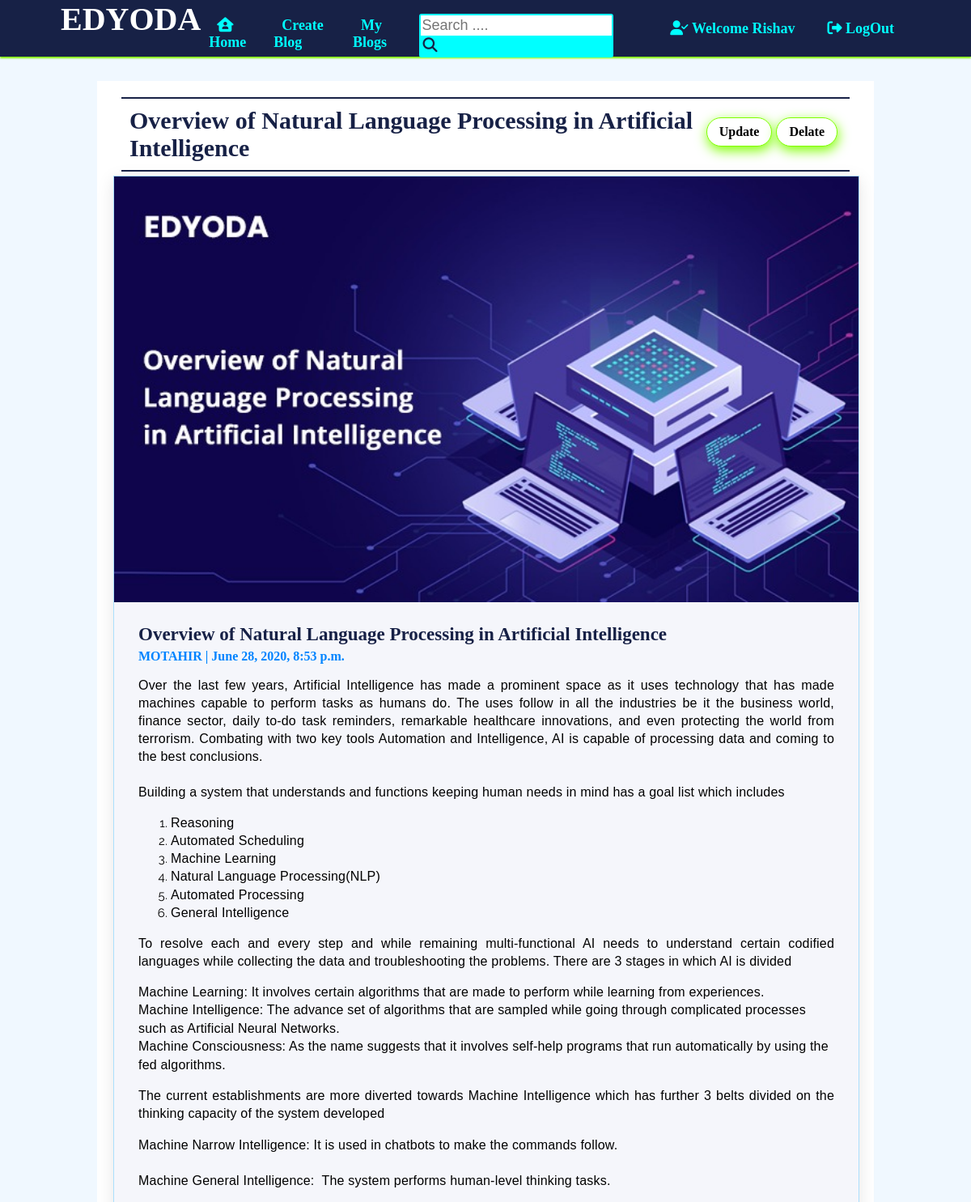
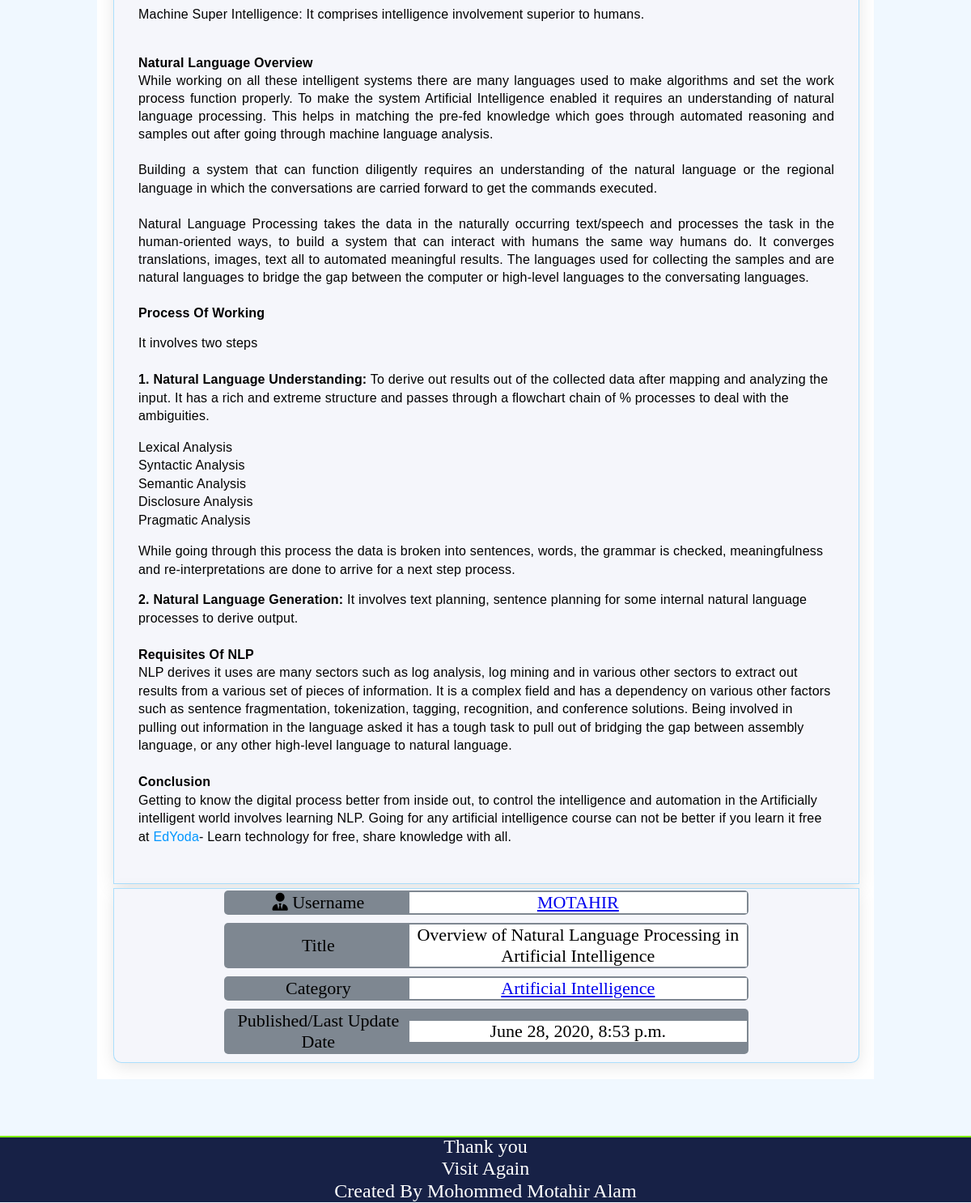
The page /Blog/overview-of-natural-language-processing-in-artificial-intelligence (signed in) on the database its author committed (2 pictures, top to bottom).
### account/models.py (models this page shows)
class User(AbstractUser):
    CATEGORY_CHOICES=[('A','Author'),('R','Reader')]
    email=models.EmailField(unique=True)
    contact=models.CharField(max_length=10)
    image=models.ImageField(upload_to='account/',blank=True)
    bio=models.TextField(blank=True)
    category=models.CharField(choices=CATEGORY_CHOICES,default="R",max_length=1)
    REQUIRED_FIELDS=('email','category','first_name','last_name',)
    def __str__(self):
        return self.username

### blog/models.py (models this page shows, shortened)
class Post(models.Model):
    statuses=[('D','Draft'),('P','Published')]
    title=models.CharField(max_length=250)
    content=models.TextField()
    status=models.CharField(choices=statuses,default="D", max_length=1)
    category=models.ForeignKey(Category,on_delete=models.CASCADE)
    image_url=models.CharField(max_length=1000,blank=True)
    author=models.ForeignKey(get_user_model(), on_delete=models.CASCADE)
    image=models.ImageField(upload_to='blog/',blank=True)
    date=models.DateTimeField(auto_now_add=True)
    slug=models.SlugField(unique = True, blank=True)

class Category(models.Model):
    name=models.CharField(max_length=50)
    description=models.TextField()
    slug=models.SlugField(blank=True)
    def __str__(self):
        return self.name

### blog/views.py (the view)
# urls.py: path("Blog/<slug:slug>",PostDetailView.as_view(),name='Blog Details'),
class PostDetailView(LoginRequiredMixin,generic.DetailView):
    model = Post
    template_name = "blog/Blog Details.html"
    login_url=reverse_lazy('login')

### blog/templates/blog/Blog Details.html
{% extends 'blog/Base.html' %}
{% load static %}
{%block extra_head%}
        <link rel="stylesheet" href="{% static 'blog/css/Blog Details.css'%}"
{%endblock%}
{%block content%}
    <h2>{{post.title}}
        <a class="link" href="{%url 'Update Blog' post.slug%}"><button>Update</button></a>
        <a class="link" href="{%url 'Delete Blog' post.slug%}"><button>Delate</button></a>
    </h2>
    <div class="blogwraper">
        {% if post.image%}
            <div class="image"><img src="{{post.image.url}}" alt="Getting started with Artificial Intelligence" width="100%" height="100%"></div>
        {% else %}
            <div class="image"><img src="{{post.image_url}}" alt="Getting started with Artificial Intelligence" width="100%" height="100%"></div>
        {% endif %}
        <div class="details">
            <p class="heading">{{post.title}}</p>
            <p class="author">{{post.author}}<span> | {{post.date}}</span></p>
            <p>{{post.content|safe}}</p>
        </div>
    </div>
    <div class="blogbottom">
        <div class="field">
            <div class='iconfield'>
                <i class="fas fa-user-tie"></i>
                <span>Username</span>
            </div>
            <div class='userfield'><a class="link_text" href="{%url 'My Blog' post.author%}">{{post.author}}</a></div>
        </div>
        <div class="field">
            <div class='iconfield'>
                <span>Title</span>
            </div>
            <div class='userfield'>{{post.title}}</div>
        </div>
        <div class="field">
            <div class='iconfield'>
                <span>Category</span>
            </div>
            <div class='userfield'><a class="link_text" href="{%url 'Category Page' post.category.slug%}">{{post.category}}</a></div>
        </div>
        <div class="field">
            <div class='iconfield'>
                <span>Published/Last Update Date</span>
            </div>
            <div class='userfield'>{{post.date}}</div>
        </div>
    </div>
{% endblock %}

### blog/templates/blog/Base.html (shortened to what this page needs)
{%load static%}
<!DOCTYPE html>
<html>
    <head>
        <link rel="stylesheet" href="{% static "blog/css/Base.css"%}">
        {% block extra_head %}
        {% endblock %}
    </head>
    <body>
        <header>
            <div id="nav1">
                <span id="Edyoda">EDYODA</span>
                {% if user.is_authenticated %}
                    <a class="link" href="{%url 'home' %}"><span class="nav1"><i class="fas fa-house-user"></i> Home</span></a>
                    <a class="link" href="{%url 'Create Blog' %}"><span class="nav1">Create Blog</span></a>
                    <a class="link" href="{%url 'My Blog' user.get_username%}"><span class="nav1">My Blogs</span></a>
                {% endif %}
                <form class='search_box' method='get' action="{%url 'search'%}">
                    <input class='search_bar' type='search' placeholder='Search ....' name='query' id='query'>
                    <button class='search_btn' type='submit'><i class="fas fa-search"></i></button>
                </form>
            </div>
            <nav id="nav2">
                {%if user.is_authenticated %}
                    <a class="link" href="{%url 'Details' user.id %}"><span class="nav2"><i class="fas fa-user-check"></i> Welcome {{user.get_username}}</span></a>
                    <a class="link" href="{%url 'logout' %}"><span class="nav2"><i class="fas fa-sign-out-alt"></i> LogOut</span></a>
                {% else %}
                    <a class="link" href="{%url 'home' %}"><span class="nav2"><i class="fas fa-home"> </i>Home</span></a>
                    <a class="link" href="{%url 'login' %}"><span class="nav2"><i class="fas fa-sign-in-alt"></i> LogIn</span></a>
                    <a class="link" href="{%url 'Contact Us' %}"><span class="nav2">Contact Us</span></a>
                {% endif %}
            </nav>
        </header>
        <div id="container">
            {% block content %}
            {% endblock %}
        </div>
        <footer>
            <p>Thank you<br>Visit Again<p>
            <p>Created By Mohommed Motahir Alam</p>
        </footer>
    </body>
</html>

### blog/static/blog/css/Base.css (style rules this page uses)
html { scroll-behavior: smooth; }
body { margin: 0px; padding: 0px; background-color: aliceblue; font-family: 'Times New Roman', Times, serif; }
header { box-sizing: border-box; background-color: #172146; box-shadow: 0px 2px 2px #7fff00; width: 100%; height: 70px; position: fixed; top:0px; display: flex; justify-content: space-between; align-items: center; padding: 15px 75px; }
#nav1 { width: 65%; text-align: left; display: flex; justify-content: start; align-items: baseline; }
#nav2 { width: 35%; text-align: right; display: flex; justify-content: flex-end; align-items: baseline; }
#Edyoda { color:white; font-weight: bolder; font-size: 40px; margin: 0px; margin-right: 10px; }
.nav1 { color: aqua; font-weight: bolder; font-size: 18px; margin:0px 10px; }
.nav2 { color: aqua; font-weight: bolder; font-size: 18px; margin:0px 20px; }
footer { box-sizing: border-box; box-shadow: inset 0px 2px 0px #7fff00; background-color: #172146; width: 100%; height: 100%; color: white; font-size: 24px; text-align: center; }
footer p { margin: 1px; }
#container { width: 80%; margin: 70px auto; margin-top: 100px; background-color:white; box-sizing: border-box; }
h2 { font-weight: bolder; color: rgb(116, 112, 112); margin: 0px 10px; padding: 10px; font-size: 30px; border-bottom: 2px solid gray; border-top: 2px solid gray; }
button { width: auto; margin-bottom: 10px; margin-right: 5px; border-radius: 20px; cursor: pointer; color:black; font-weight: 600; font-family: 'Times New Roman'; background-color:white; box-shadow: 1px 5px 15px 0#7fff00; border: 1px solid #7fff00; font-size: 16px; padding: 8px 15px; }
.image { width: 100%; height: 50%; }
.details { padding:10px; padding-top: 0px; height: 50%; }
.heading { color: #172146; font-size: 23px; font-weight: 900; margin-bottom: 5px; }
.author { color: #0084ff; font-weight: 700; margin: 0px; padding: 0px; }
.link { text-decoration: none; color: unset; }
.search_bar { border: none; font-size: 18px; padding: 2px; }
.search_btn { box-shadow: none; border-radius: 0px; cursor: pointer; border:none; font-size: 18px; color:#172146; background-color:aqua; padding: 2px; margin: 0px; margin-left: 1px; }
.search_box { background-color: aqua; padding: 2px; border-radius: 3px; }

### blog/static/blog/css/Blog Details.css (style rules this page uses)
.blogwraper { width: 100%; height: 100%; background-color: #f5f6fb; margin-top: 5px; box-shadow: 0 5px 20px 0 rgba(0,0,0,.1); border: 1px solid rgba(0,168,255,.3); }
.blogbottom { width: 100%; height: 100%; background-color: #f5f6fb; margin-top: 5px; box-shadow: 0 5px 20px 0 rgba(0,0,0,.1); border: 1px solid rgba(0,168,255,.3); border-bottom-left-radius: 10px; border-bottom-right-radius: 10px; text-align: center; }
#container { width: 80%; margin: 70px auto; margin-top: 100px; padding: 20px; background-color:white; box-sizing: border-box; }
.image { width: 100%; height: 40%; }
.details { padding:30px; padding-top: 0px; height: 50%; }
h2 { font-weight: bolder; color:#172146; margin: 0px 10px; padding: 10px; font-size: 30px; border-bottom: 2px solid #172146; border-top: 2px solid #172146; display: flex; justify-content: space-between; align-items: center; }
.field { width: 70%; margin: 2px auto; background-color: rgb(126, 135, 145); padding: 2px; display: flex; border-radius: 5px; align-items: center; margin-bottom: 10px; }
.iconfield { width: 35%; margin-left: 2px; font-size: 22px; }
.userfield { width: 65%; background-color: white; text-align: center; font-size: 22px; }

### rows shown on the page
User: get_username "Rishav"
Post: title "Overview of Natural Language Processing in Artificial Intelligence", image (picture), author "MOTAHIR", date "June 28, 2020, 8:53 p.m.", content "Over the last few years, Artificial Intelligence has made a prominent space as it uses technology that has made machines capable to perform tasks as humans do. The uses follow in all the industries be it the business world, finance sector, daily to-do task reminders, remarkable healthcare innovations, and even protecting the world from terrorism. Combating with two key tools Automation and Intelligence, AI is capable of processing data and coming to the best conclusions. Building a system that understands and functions keeping human needs in mind has a goal list which includes Reasoning Automated Scheduling Machine Learning Natural Language Processing(NLP) Automated Processing General…", category "Artificial Intelligence"
